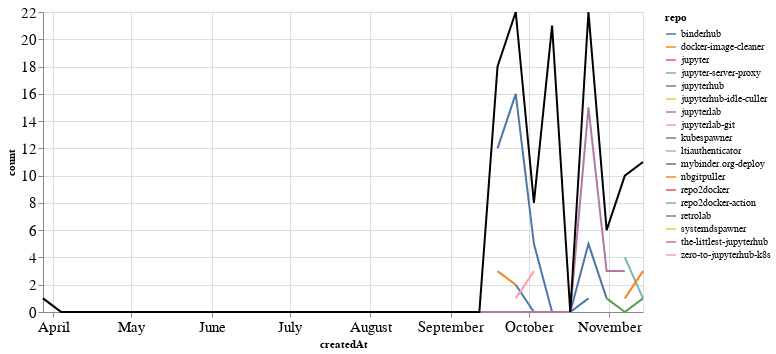

The notebook cell this image was saved under:
### Markdown cell above
### Comments

### Code cell
comments_time = comments.groupby('repo').resample('W', on='createdAt').count()['author'].reset_index()
comments_time = comments_time.rename(columns={'author': 'count'})
comments_time_total = comments_time.groupby('createdAt').agg({"count": "sum"}).reset_index()
ch1 = alt.Chart(comments_time, width=600).mark_line().encode(
    x='createdAt',
    y='count',
    color='repo',
    tooltip="repo"
)

ch2 = alt.Chart(comments_time_total, width=600).mark_line(color="black").encode(
    x='createdAt',
    y='count',
)

ch1 + ch2

### Figure 1 — Vega-Lite specification as saved in the notebook (floating-point values rounded to 4 significant figures)
{"config": {"axisLeft": {"labelFontSize": 15}, "axisBottom": {"labelFontSize": 15}}, "layer": [{"data": {"name": "data-f71a4fc1339505f0efacdee0e9aebf56"}, "mark": "line", "encoding": {"color": {"type": "nominal", "field": "repo"}, "tooltip": {"type": "nominal", "field": "repo"}, "x": {"type": "temporal", "field": "createdAt"}, "y": {"type": "quantitative", "field": "count"}}, "width": 600}, {"data": {"name": "data-a5f07493194e5f90d183c0e14238d4d2"}, "mark": {"type": "line", "color": "black"}, "encoding": {"x": {"type": "temporal", "field": "createdAt"}, "y": {"type": "quantitative", "field": "count"}}, "width": 600}], "$schema": "https://vega.github.io/schema/vega-lite/v4.8.1.json", "datasets": {"data-f71a4fc1339505f0efacdee0e9aebf56": [{"repo": "binderhub", "createdAt": "2021-09-19T00:00:00", "count": 12}, {"repo": "binderhub", "createdAt": "2021-09-26T00:00:00", "count": 16}, {"repo": "binderhub", "createdAt": "2021-10-03T00:00:00", "count": 5}, {"repo": "binderhub", "createdAt": "2021-10-10T00:00:00", "count": 0}, {"repo": "binderhub", "createdAt": "2021-10-17T00:00:00", "count": 0}, {"repo": "binderhub", "createdAt": "2021-10-24T00:00:00", "count": 1}, {"repo": "docker-image-cleaner", "createdAt": "2021-09-19T00:00:00", "count": 3}, {"repo": "docker-image-cleaner", "createdAt": "2021-09-26T00:00:00", "count": 2}, {"repo": "jupyter", "createdAt": "2021-11-14T00:00:00", "count": 6}, {"repo": "jupyter-server-proxy", "createdAt": "2021-11-07T00:00:00", "count": 4}, {"repo": "jupyter-server-proxy", "createdAt": "2021-11-14T00:00:00", "count": 1}, {"repo": "jupyterhub", "createdAt": "2021-10-10T00:00:00", "count": 17}, {"repo": "jupyterhub-idle-culler", "createdAt": "2021-09-26T00:00:00", "count": 1}, {"repo": "jupyterlab", "createdAt": "2021-10-10T00:00:00", "count": 1}, {"repo": "jupyterlab-git", "createdAt": "2021-10-10T00:00:00", "count": 3}, {"repo": "kubespawner", "createdAt": "2021-10-24T00:00:00", "count": 1}, {"repo": "ltiauthenticator", "createdAt": "2021-11-07T00:00:00", "count": 2}, {"repo": "mybinder.org-deploy", "createdAt": "2021-09-26T00:00:00", "count": 2}, {"repo": "mybinder.org-deploy", "createdAt": "2021-10-03T00:00:00", "count": 0}, {"repo": "mybinder.org-deploy", "createdAt": "2021-10-10T00:00:00", "count": 0}, {"repo": "mybinder.org-deploy", "createdAt": "2021-10-17T00:00:00", "count": 0}, {"repo": "mybinder.org-deploy", "createdAt": "2021-10-24T00:00:00", "count": 5}, {"repo": "mybinder.org-deploy", "createdAt": "2021-10-31T00:00:00", "count": 1}, {"repo": "nbgitpuller", "createdAt": "2021-11-07T00:00:00", "count": 1}, {"repo": "nbgitpuller", "createdAt": "2021-11-14T00:00:00", "count": 3}, {"repo": "repo2docker", "createdAt": "2021-09-19T00:00:00", "count": 2}, {"repo": "repo2docker-action", "createdAt": "2021-09-19T00:00:00", "count": 1}, {"repo": "retrolab", "createdAt": "2021-10-31T00:00:00", "count": 1}, {"repo": "retrolab", "createdAt": "2021-11-07T00:00:00", "count": 0}, {"repo": "retrolab", "createdAt": "2021-11-14T00:00:00", "count": 1}, {"repo": "systemdspawner", "createdAt": "2021-10-31T00:00:00", "count": 1}, {"repo": "the-littlest-jupyterhub", "createdAt": "2021-03-28T00:00:00", "count": 1}, {"repo": "the-littlest-jupyterhub", "createdAt": "2021-04-04T00:00:00", "count": 0}, {"repo": "the-littlest-jupyterhub", "createdAt": "2021-04-11T00:00:00", "count": 0}, {"repo": "the-littlest-jupyterhub", "createdAt": "2021-04-18T00:00:00", "count": 0}, {"repo": "the-littlest-jupyterhub", "createdAt": "2021-04-25T00:00:00", "count": 0}, {"repo": "the-littlest-jupyterhub", "createdAt": "2021-05-02T00:00:00", "count": 0}, {"repo": "the-littlest-jupyterhub", "createdAt": "2021-05-09T00:00:00", "count": 0}, {"repo": "the-littlest-jupyterhub", "createdAt": "2021-05-16T00:00:00", "count": 0}, {"repo": "the-littlest-jupyterhub", "createdAt": "2021-05-23T00:00:00", "count": 0}, {"repo": "the-littlest-jupyterhub", "createdAt": "2021-05-30T00:00:00", "count": 0}, {"repo": "the-littlest-jupyterhub", "createdAt": "2021-06-06T00:00:00", "count": 0}, {"repo": "the-littlest-jupyterhub", "createdAt": "2021-06-13T00:00:00", "count": 0}, {"repo": "the-littlest-jupyterhub", "createdAt": "2021-06-20T00:00:00", "count": 0}, {"repo": "the-littlest-jupyterhub", "createdAt": "2021-06-27T00:00:00", "count": 0}, {"repo": "the-littlest-jupyterhub", "createdAt": "2021-07-04T00:00:00", "count": 0}, {"repo": "the-littlest-jupyterhub", "createdAt": "2021-07-11T00:00:00", "count": 0}, {"repo": "the-littlest-jupyterhub", "createdAt": "2021-07-18T00:00:00", "count": 0}, {"repo": "the-littlest-jupyterhub", "createdAt": "2021-07-25T00:00:00", "count": 0}, {"repo": "the-littlest-jupyterhub", "createdAt": "2021-08-01T00:00:00", "count": 0}, {"repo": "the-littlest-jupyterhub", "createdAt": "2021-08-08T00:00:00", "count": 0}, {"repo": "the-littlest-jupyterhub", "createdAt": "2021-08-15T00:00:00", "count": 0}, {"repo": "the-littlest-jupyterhub", "createdAt": "2021-08-22T00:00:00", "count": 0}, {"repo": "the-littlest-jupyterhub", "createdAt": "2021-08-29T00:00:00", "count": 0}, {"repo": "the-littlest-jupyterhub", "createdAt": "2021-09-05T00:00:00", "count": 0}, {"repo": "the-littlest-jupyterhub", "createdAt": "2021-09-12T00:00:00", "count": 0}, {"repo": "the-littlest-jupyterhub", "createdAt": "2021-09-19T00:00:00", "count": 0}, {"repo": "the-littlest-jupyterhub", "createdAt": "2021-09-26T00:00:00", "count": 0}, {"repo": "the-littlest-jupyterhub", "createdAt": "2021-10-03T00:00:00", "count": 0}, {"repo": "the-littlest-jupyterhub", "createdAt": "2021-10-10T00:00:00", "count": 0}, {"repo": "the-littlest-jupyterhub", "createdAt": "2021-10-17T00:00:00", "count": 0}, {"repo": "the-littlest-jupyterhub", "createdAt": "2021-10-24T00:00:00", "count": 15}, {"repo": "the-littlest-jupyterhub", "createdAt": "2021-10-31T00:00:00", "count": 3}, {"repo": "the-littlest-jupyterhub", "createdAt": "2021-11-07T00:00:00", "count": 3}, {"repo": "zero-to-jupyterhub-k8s", "createdAt": "2021-09-26T00:00:00", "count": 1}, {"repo": "zero-to-jupyterhub-k8s", "createdAt": "2021-10-03T00:00:00", "count": 3}], "data-a5f07493194e5f90d183c0e14238d4d2": [{"createdAt": "2021-03-28T00:00:00", "count": 1}, {"createdAt": "2021-04-04T00:00:00", "count": 0}, {"createdAt": "2021-04-11T00:00:00", "count": 0}, {"createdAt": "2021-04-18T00:00:00", "count": 0}, {"createdAt": "2021-04-25T00:00:00", "count": 0}, {"createdAt": "2021-05-02T00:00:00", "count": 0}, {"createdAt": "2021-05-09T00:00:00", "count": 0}, {"createdAt": "2021-05-16T00:00:00", "count": 0}, {"createdAt": "2021-05-23T00:00:00", "count": 0}, {"createdAt": "2021-05-30T00:00:00", "count": 0}, {"createdAt": "2021-06-06T00:00:00", "count": 0}, {"createdAt": "2021-06-13T00:00:00", "count": 0}, {"createdAt": "2021-06-20T00:00:00", "count": 0}, {"createdAt": "2021-06-27T00:00:00", "count": 0}, {"createdAt": "2021-07-04T00:00:00", "count": 0}, {"createdAt": "2021-07-11T00:00:00", "count": 0}, {"createdAt": "2021-07-18T00:00:00", "count": 0}, {"createdAt": "2021-07-25T00:00:00", "count": 0}, {"createdAt": "2021-08-01T00:00:00", "count": 0}, {"createdAt": "2021-08-08T00:00:00", "count": 0}, {"createdAt": "2021-08-15T00:00:00", "count": 0}, {"createdAt": "2021-08-22T00:00:00", "count": 0}, {"createdAt": "2021-08-29T00:00:00", "count": 0}, {"createdAt": "2021-09-05T00:00:00", "count": 0}, {"createdAt": "2021-09-12T00:00:00", "count": 0}, {"createdAt": "2021-09-19T00:00:00", "count": 18}, {"createdAt": "2021-09-26T00:00:00", "count": 22}, {"createdAt": "2021-10-03T00:00:00", "count": 8}, {"createdAt": "2021-10-10T00:00:00", "count": 21}, {"createdAt": "2021-10-17T00:00:00", "count": 0}, {"createdAt": "2021-10-24T00:00:00", "count": 22}, {"createdAt": "2021-10-31T00:00:00", "count": 6}, {"createdAt": "2021-11-07T00:00:00", "count": 10}, {"createdAt": "2021-11-14T00:00:00", "count": 11}]}}
